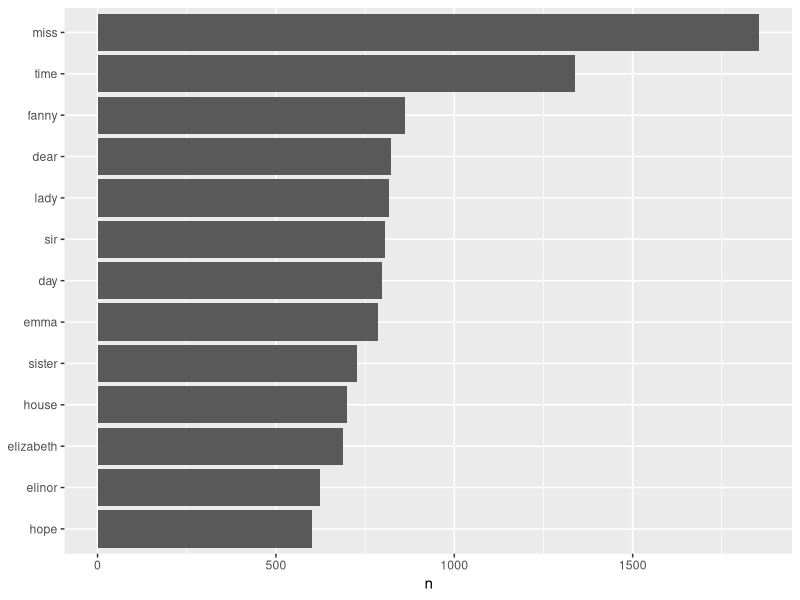

Recreate this plot in R. (Note: this script raises an error after producing the figure.)
## ---- chunk 1

library(tidytext)
library(tidyverse)

## ---- chunk 2
text <- c("Because I could not stop for Death -",
          "He kindly stopped for me -",
          "The Carriage held but just Ourselves -",
          "and Immortality")

text
## ---- chunk 3

text_df <- tibble(line = 1:4, text = text)

text_df
## ---- chunk 4

text_df %>%
  unnest_tokens(word, text)
## ---- chunk 5
library(janeaustenr)


original_books <- austen_books() %>%
  group_by(book) %>%
  mutate(linenumber = row_number(),
         chapter = cumsum(str_detect(text, 
                                     regex("^chapter [\\divxlc]",
                                           ignore_case = TRUE)))) %>%
  ungroup()

original_books
## ---- chunk 6
tidy_books <- original_books %>%
  unnest_tokens(word, text)

tidy_books
## ---- chunk 7
stopwords <- stop_words
stopwords
## ---- chunk 8
stopwords |> 
  count(lexicon)


## ---- chunk 9
data(stop_words) 
tidy_books <- tidy_books %>%
  anti_join(stop_words)
## ---- chunk 10
tidy_books %>%
  count(word, sort = TRUE) 
## ---- chunk 11
library(ggplot2)

tidy_books %>%
  count(word, sort = TRUE) %>%
  filter(n > 600) %>%
  mutate(word = reorder(word, n)) %>%
  ggplot(aes(n, word)) +
  geom_col() +
  labs(y = NULL)
## ---- chunk 12
#Import dataframe 


lynch <- rio::import("https://raw.githubusercontent.com/wellsdata/CompText_Jour/refs/heads/main/data/articles_oct_19.csv")

## ---- chunk 13
years_ct <- lynch %>%
  distinct(filename, .keep_all = TRUE) %>% 
  count(year)

## ---- chunk 14
ggplot(years_ct,aes(x = year, y = n,
             fill = n)) +
  geom_col(position = "dodge") + 
  theme(legend.position = "none") +
  labs(title = "Years of Lynching Coverage",
       subtitle = "Based in 7,162 extracted articles",
       caption = "Graphic by Rob Wells, 9-22-2026",
       y="Articles",
       x="Year")

# ggsave("../output_images_tables/Figure2_years_lynching_coverage_10.30.23.png",device = "png",width=9,height=6, dpi=800)
## ---- chunk 15
lynch %>% 
  select(newspaper_state, filename) %>% 
  distinct(filename, .keep_all = TRUE) %>% 
  count(newspaper_state) %>% 
  arrange(desc(n))

## ---- chunk 16
#Filter articles from 1940s forward
post1940 <-  lynch %>% 
  filter(year >= 1940)

post1940 %>% 
  select(filename) %>% 
 distinct(filename, .keep_all = TRUE) %>% 
  count(filename) %>% 
  summarize(total =sum(n)) 
#62 articles 

## ---- chunk 17

stories <- str_replace_all(post1940$sentence, "- ", "")
stories_df <- tibble(stories,)

# unnest includes lower, punct removal

stories_tokenized <- stories_df %>%
  unnest_tokens(word,stories)

stories_tokenized
## ---- chunk 18
data(stop_words)

stories_tokenized <- stories_tokenized %>%
  anti_join(stop_words, by = c("word" = "word")) %>%
  filter(word != "temp_file") %>%
  filter(word != "stories_corpus") %>%
  filter(!grepl('[0-9]', word))
## ---- chunk 19
# Word Count

story_word_ct <- stories_tokenized %>%
  count(word, sort=TRUE)

head(story_word_ct, 20)
## ---- chunk 20
bigrams <- stories_df %>%
  unnest_tokens(bigram, stories, token="ngrams", n=2)

bigrams

## ---- chunk 21
bigrams1 <- bigrams %>%
  filter(!is.na(bigram)) |> 
  separate(bigram, c("word1", "word2"), sep = " ")

bigrams2 <- bigrams1 %>%
  filter(!word1 %in% stop_words$word) %>%
  filter(!word2 %in% stop_words$word) |> 
  count(word1, word2, sort = TRUE) |> 
  mutate(decade = "post1940") # label the range of your data

head(bigrams2, 100)
## ---- chunk 22
trigrams <- stories_df %>%
  unnest_tokens(trigram, stories, token="ngrams", n=3)

#a simple count of the trigrams
trigrams |> 
  count(trigram) |> 
  arrange(desc(n))
## ---- chunk 23
trigrams2 <- trigrams |> 
  filter(!is.na(trigram)) |> 
  separate(trigram, c("word1", "word2", "word3"), sep = " ")
## ---- chunk 24
trigrams2 <- trigrams2|> 
  filter(!word1 %in% stop_words$word) |> 
  filter(!word2 %in% stop_words$word)|> 
  filter(!word3 %in% stop_words$word) |> 
  count(word1, word2, word3, sort = TRUE) |> 
  mutate(decade = "post1940")
## ---- chunk 25
tidy_hgwells <- hgwells %>%
  unnest_tokens(word, text) %>%
  anti_join(stop_words)
## ---- chunk 26
tidy_hgwells %>%
  count(word, sort = TRUE)
## ---- chunk 27
tidy_bronte <- bronte %>%
  unnest_tokens(word, text) %>%
  anti_join(stop_words)
## ---- chunk 28
tidy_bronte %>%
  count(word, sort = TRUE)
## ---- chunk 29
library(tidyr)

frequency <- bind_rows(mutate(tidy_bronte, author = "Brontë Sisters"),
                       mutate(tidy_hgwells, author = "H.G. Wells"), 
                       mutate(tidy_books, author = "Jane Austen")) %>% 
  mutate(word = str_extract(word, "[a-z']+")) %>%
  count(author, word) %>%
  group_by(author) %>%
  mutate(proportion = n / sum(n)) %>% 
  select(-n) %>% 
  pivot_wider(names_from = author, values_from = proportion) %>%
  pivot_longer(`Brontë Sisters`:`H.G. Wells`,
               names_to = "author", values_to = "proportion")

frequency
## ---- chunk 30
library(scales)

# expect a warning about rows with missing values being removed
ggplot(frequency, aes(x = proportion, y = `Jane Austen`, 
                      color = abs(`Jane Austen` - proportion))) +
  geom_abline(color = "gray40", lty = 2) +
  geom_jitter(alpha = 0.1, size = 2.5, width = 0.3, height = 0.3) +
  geom_text(aes(label = word), check_overlap = TRUE, vjust = 1.5) +
  scale_x_log10(labels = percent_format()) +
  scale_y_log10(labels = percent_format()) +
  scale_color_gradient(limits = c(0, 0.001), 
                       low = "darkslategray4", high = "gray75") +
  facet_wrap(~author, ncol = 2) +
  theme(legend.position="none") +
  labs(y = "Jane Austen", x = NULL)
## ---- chunk 31
frequency %>%
  filter(!is.na(proportion), !is.na(`Jane Austen`)) %>%
  # Calculate absolute difference to find words with the largest frequency gap
  mutate(diff = abs(`Jane Austen` - proportion)) %>%
  group_by(author) %>%
  slice_max(diff, n = 12) %>%
  ungroup() %>%
  # Order words nicely within each facet
  mutate(word = reorder_within(word, diff, author)) %>%
  ggplot(aes(x = diff, y = word, fill = author)) +
  geom_col(show.legend = FALSE) +
  scale_y_reordered() +
  scale_x_continuous(labels = scales::percent_format()) +
  facet_wrap(~author, scales = "free_y") +
  labs(
    title = "Most Distinctive Word Frequencies Compared to Jane Austen",
    x = "Absolute Difference in Word Proportion",
    y = NULL
  ) +
  theme_minimal()
## ---- chunk 32
cor.test(data = frequency[frequency$author == "Brontë Sisters",],
         ~ proportion + `Jane Austen`)
cor.test(data = frequency[frequency$author == "H.G. Wells",], 
         ~ proportion + `Jane Austen`)
